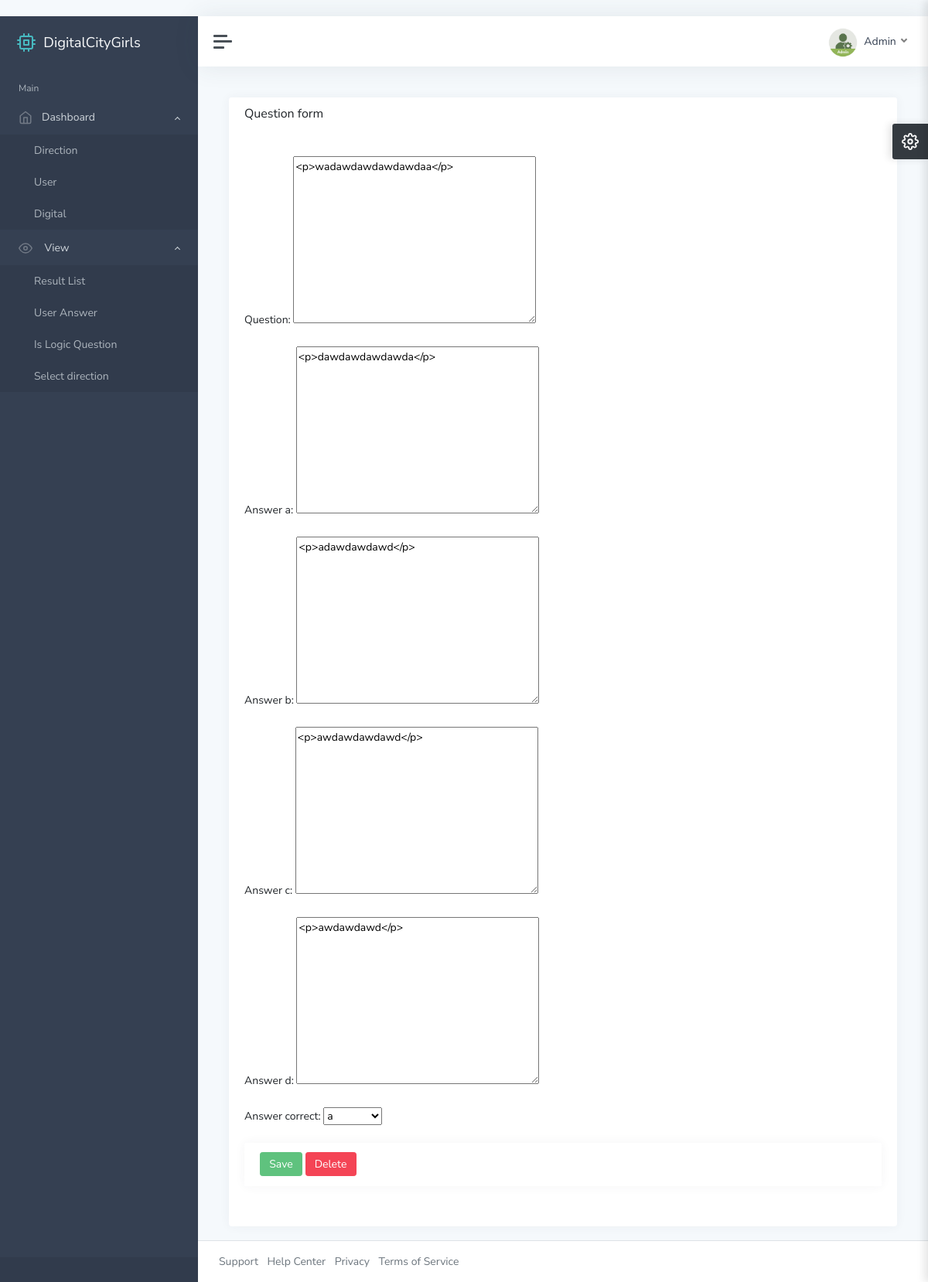
/ad/question-edit/42/ (signed in), run on the app's committed database.
### main/models.py (models this page shows, shortened)
class Question(models.Model):
    direction = models.ForeignKey(Direction, on_delete=models.CASCADE)
    question = RichTextField()
    answer_a = RichTextUploadingField()
    answer_b = RichTextUploadingField()
    answer_c = RichTextUploadingField()
    answer_d = RichTextUploadingField()
    answer_correct = models.IntegerField(choices=(
        (1, 'a'),
        (2, 'b'),
        (3, 'c'),
        (4, 'd'),
    ))

### adminstrator/views.py (the view, shortened to what this page needs)
# urls.py: path('question-edit/<int:pk>/', question_edit_view, name="edit"),
@login_required
def question_edit_view(request, pk):
    obj = get_object_or_404(Question, id=pk)
    if request.method == 'GET':
        context = {'form': QuestionForm(instance=obj), 'id': pk}
        return render(request, 'question.html', context)

### adminstrator/forms.py
class QuestionForm(ModelForm):
    class Meta:
        model = Question
        fields = "__all__"
        exclude = ['direction']

### template/question.html (shortened to what this page needs)
﻿{% extends 'base.html' %}
{% load static %}
{% block content %}
			<main class="content">
				<div class="container-fluid p-0">
					<div class="row">
						<div class="col-12 col-xl-12">
							<div class="card">
								<div class="card-header">
									<h5 class="card-title">Question form </h5>
								</div>
								<div class="card-body">
									<form  method="post" >
										{{ form.as_p }}
										<div class="card">
											<div class="card-header">
												<button type="button" class="btn btn-success" data-toggle="modal" data-target="#defaultModalSuccess">
												  Save
												</button>
												<button type="button" class="btn btn-danger" data-toggle="modal" data-target="#defaultModalDanger">
													Delete
												</button>
											</div>
										</div>
									</form>
								</div>
							</div>
						</div>
					</div>
				</div>
			</main>
{% endblock content %}

### template/base.html (style rules this page uses)
body { opacity: 0; }

### data on the page
Question: question "<p>wadawdawdawdawdaa</p>", answer_a "<p>dawdawdawdawda</p>", answer_b "<p>adawdawdawd</p>", answer_c "<p>awdawdawdawd</p>", answer_d "<p>awdawdawd</p>", answer_correct "a"
